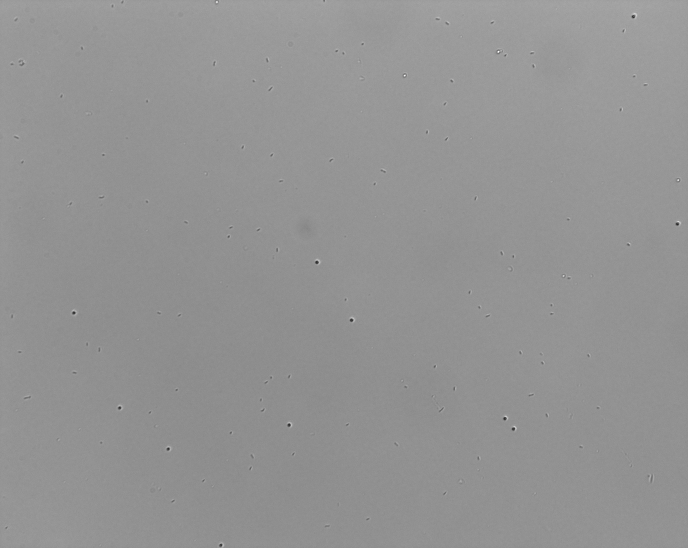
#> input picture data_raw_images/demo_2Dsuspension_25C/images/frame_0012.tif, 1376 x 1096 px (shown at 1/2 size); its folder holds only this picture in this run
$ python imgGen_run_01_extraction_background.py
#> lines starting #> are read from the running program, lines starting #| are printed output that depends on the picture; after the words box and inside, x2 and y2 are one past the last pixel; in counts of white or black regions, pixels touching at a corner belong together
### src/synembtrack/synth/bg/io_utils_bg.py
# src/bg/io_utils_bg.py
from __future__ import annotations
import os
import cv2
import numpy as np
from typing import Optional

def ensure_gray_u8(img: np.ndarray) -> np.ndarray:
    """Convert any image to single-channel uint8 [0..255]."""
    if img.ndim == 3:
        img = cv2.cvtColor(img, cv2.COLOR_BGR2GRAY)
    img = img.astype(np.float32)
    mn, mx = float(np.min(img)), float(np.max(img))
    if mx > 255.0 or mn < 0.0:
        if mx - mn < 1e-6:
            img = np.zeros_like(img, dtype=np.float32)
        else:
            img = (img - mn) * (255.0 / (mx - mn))
    return img.astype(np.uint8)

def imread_any(path: str) -> np.ndarray:
    """Read common image formats or .npy, return gray uint8."""
    if path.lower().endswith(".npy"):
        return ensure_gray_u8(np.load(path))
    img = cv2.imread(path, cv2.IMREAD_UNCHANGED)
#> img is the input picture: shape (1096, 1376); min 29, max 255, mean 147.4
    if img is None:
        raise FileNotFoundError(path)
    return ensure_gray_u8(img)
#> in ensure_gray_u8, `mn, mx = float(np.min(img)), float(np.max(img))`: mn = 29; mx = 255

def imsave_u8(path: str, img_u8: np.ndarray) -> None:
    """Save uint8 image, ensure parent dir exists."""
    os.makedirs(os.path.dirname(path), exist_ok=True)
    cv2.imwrite(path, img_u8)

# [5 lines left out: function load_paired_npy_if_exists, not called in this run]

### src/synembtrack/synth/bg/extractor.py
from __future__ import annotations
import os
from typing import Sequence, Tuple, Optional, List
import numpy as np

from .io_utils_bg import imread_any, imsave_u8, ensure_gray_u8, load_paired_npy_if_exists
from .simple_bg import generate_simple_background
from .remove_cells import remove_cells_background

# [34 lines left out: function replace_patches_with_simple_bg, not called in this run]

def _paired(path: str, suffix: str) -> Optional[np.ndarray]:
    head, _ = os.path.splitext(path)
    cand = f"{head}_{suffix}.npy"
    return np.load(cand) if os.path.exists(cand) else None

def extract_background_for_paths(
    input_paths: Sequence[str],
    method: int,
    out_dir: str,
    # method-1 params
    base_value: float = 128.0,
    noise_std: float  = 3.0,
    blur_ksize: int   = 5,
    blur_sigma: float = 0.0,
    # method-3 params
    threshold_const: int = -4,
    dilate_iter: int     = 4,
    # patch option
    crop_centers: Optional[Sequence[Tuple[int, int]]] = None,
    crop_size: int = 60,
    patch_use_image_median: bool = True,
) -> List[str]:
    os.makedirs(out_dir, exist_ok=True)
    saved: List[str] = []

    for p in input_paths:
        img = imread_any(p)  # uint8 gray
        h, w = img.shape[:2]
#> h = 1096; w = 1376

        if method == 1:
            out = generate_simple_background(
                (h, w), base_value=base_value, noise_std=noise_std,
                blur_ksize=blur_ksize, blur_sigma=blur_sigma
            )

        elif method == 2:
            med = _paired(p, "med_frame")
            std = _paired(p, "std_frame")
            med_u8 = ensure_gray_u8(med) if med is not None else img
            std_f32 = std.astype(np.float32) if std is not None else None
            out = remove_cells_background(
                med_frame_u8=med_u8,
                std_frame_f32=std_f32,
                threshold_const=threshold_const,
                dilate_iter=dilate_iter,
            )

        elif method == 3:
            # z-stack median (not implemented)
            raise NotImplementedError("Method 2 is not implemented yet.")

        else:
            raise ValueError(f"Unknown method: {method}")

        if crop_centers:
            out = replace_patches_with_simple_bg(
                out, centers=crop_centers, size=crop_size,
                use_image_median_for_mean_and_std=patch_use_image_median,
                blur_ksize=blur_ksize, blur_sigma=blur_sigma,
            )

        stem = os.path.splitext(os.path.basename(p))[0]
        out_path = os.path.join(out_dir, f"{stem}_bg_m{method}.png")
        imsave_u8(out_path, out)
        saved.append(out_path)

    return saved

### src/synembtrack/synth/bg/remove_cells.py
# src/bg/remove_stopped.py
from __future__ import annotations
import numpy as np
import cv2
from typing import Optional

def adaptive_threshold_u8(gray_u8: np.ndarray, threshold_const: int = -4) -> np.ndarray:
    """
    Adaptive Gaussian thresholding; returns binary (0/255).
    """
#> called with threshold_const = 4
    blurred = cv2.GaussianBlur(gray_u8, (5, 5), 0)
    block_size = 7
    thr = cv2.adaptiveThreshold(
        blurred, 255, cv2.ADAPTIVE_THRESH_GAUSSIAN_C,
        cv2.THRESH_BINARY, block_size, threshold_const
    )
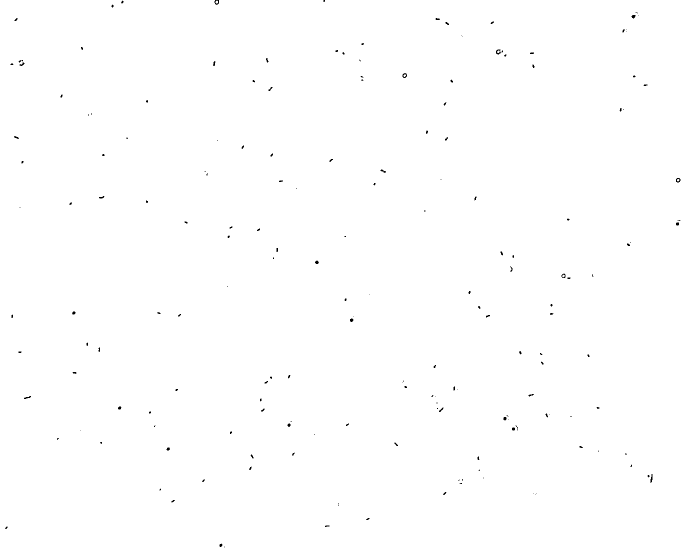
#> thr: shape (1096, 1376) (shown at 1/2 size); 99.8% white; black in thin lines or dots
    return thr

def synth_from_local_median(
    med_frame_u8: np.ndarray,
    std_frame_f32: Optional[np.ndarray] = None,
    sigma_fixed: float = 3.0
) -> np.ndarray:
    """
    Generate Normal(local_median, sigma).
    """
    local_mean = cv2.medianBlur(med_frame_u8, 13).astype(np.float32)
    if std_frame_f32 is not None:
        sigma = max(float(np.mean(std_frame_f32) / 2.0), 1.0)   # conservative lower bound
    else:
        sigma = float(sigma_fixed)                               # prior convention ~3 :contentReference[oaicite:5]{index=5}
    gen = np.random.default_rng().normal(loc=local_mean, scale=sigma).astype(np.float32)
    gen = np.clip(gen, 0, 255).astype(np.uint8)
    return gen

def remove_cells_background(
    med_frame_u8: np.ndarray,
    std_frame_f32: Optional[np.ndarray] = None,
    threshold_const: int = -4,
    dilate_iter: int = 4,
) -> np.ndarray:
    """
    1) adaptive threshold on median frame
    2) dilate mask (3×3, iter=dilate_iter)
    3) paste synthetic texture (Normal(local_median, σ)) over masked area

    """
    thr = adaptive_threshold_u8(med_frame_u8, threshold_const=threshold_const)
    # In prior data, bacteria may appear darker; pick mask polarity by global mean.
    mask = (thr < 10).astype(np.uint8) if np.mean(thr) > 127 else (thr > 245).astype(np.uint8)
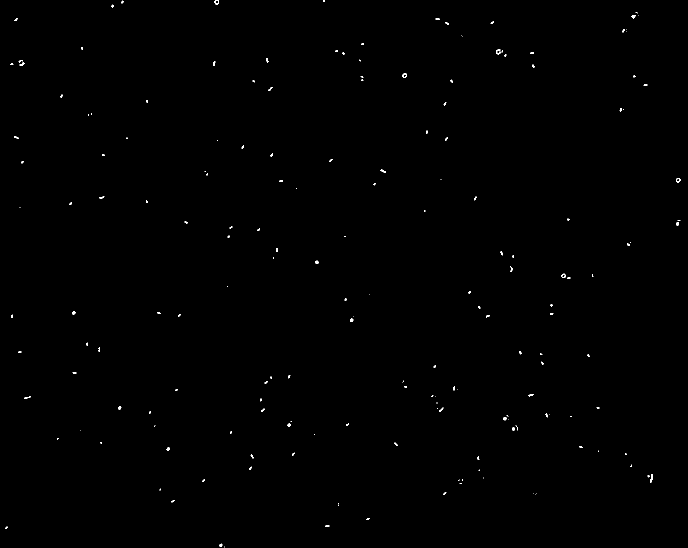
#> mask: shape (1096, 1376) (shown at 1/2 size); values 0 (black) and 1 (white), 0.19% white in thin lines or dots

    kernel = np.ones((3, 3), np.uint8)
    dil = cv2.dilate(mask, kernel, iterations=max(0, dilate_iter))
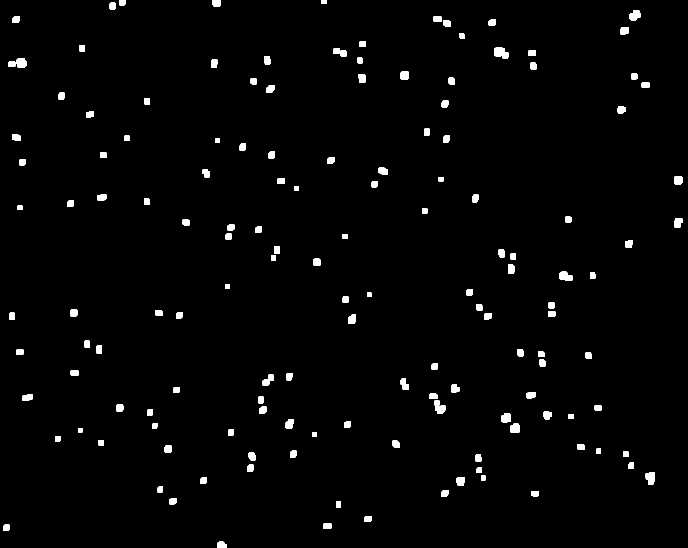
#> dil: shape (1096, 1376) (shown at 1/2 size); values 0 (black) and 1 (white), 1.8% white; 147 white regions, largest, box (x1, y1, x2, y2) and area: (988, 95, 1017, 117) 479, (1119, 543, 1145, 562) 376, (1291, 944, 1309, 970) 374

    gen = synth_from_local_median(med_frame_u8, std_frame_f32)
    out = med_frame_u8.copy()
    out[dil.astype(bool)] = gen[dil.astype(bool)]
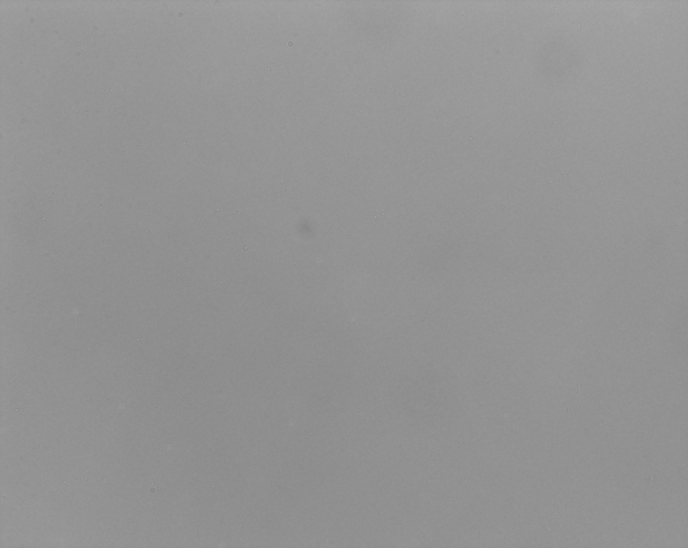
#> out: shape (1096, 1376) (shown at 1/2 size); 1.66% of pixels changed, all inside (x1, y1, x2, y2) = (6, 0, 1365, 1096)
    return out

### src/synembtrack/_paths.py
from pathlib import Path

# Determine the project root (2 levels up from this file: project_root/src/synembtrack/_paths.py)
PROJECT_ROOT = Path(__file__).resolve().parents[2]


##TODO: CLI setting. (with returning default path if NONE)

RAW_DATA_DIR = PROJECT_ROOT / "data_raw_images"
CONFIG_DIR   = PROJECT_ROOT / "configs"
RESULTS_DIR  = PROJECT_ROOT / "projects"

def get_project_root() -> Path:
    """Return the absolute path to the project root directory."""
    return PROJECT_ROOT

def get_raw_data_dir() -> Path:
    """Return the absolute path to the raw_data directory."""
    RAW_DATA_DIR.mkdir(parents=True, exist_ok=True)
    return RAW_DATA_DIR

# [4 lines left out: function get_config_dir, not called in this run]

def get_results_dir() -> Path:
    """Return the absolute path to the results directory."""
    RESULTS_DIR.mkdir(parents=True, exist_ok=True)
    return RESULTS_DIR

### scripts/imgGen_run_01_extraction_background.py
# generate_background.py
# -*- coding: utf-8 -*-

from __future__ import annotations
import os, glob
from typing import List, Tuple, Optional

from synembtrack._paths import get_raw_data_dir, get_results_dir
from synembtrack.synth.bg.extractor import extract_background_for_paths

# =========================
# MANUAL CONFIG (edit here)
# =========================


raw_data_code = "demo_2Dsuspension_25C"   # ← 원하는 실험 코드/폴더 이름
is_obj_brighter = 0

out_bg_code   = "bgSet_0001"


CONFIG = {


    "inputs": [ str(get_raw_data_dir() / raw_data_code / "images/*.tif") ],
    "out_dir": os.path.join(get_results_dir(), raw_data_code, "imgGen", f'generated_{out_bg_code}'),


    "is_obj_brighter": is_obj_brighter,

    # --------
    "method": 2,
    # BG generating methods:
    # 1) simple image
    # 2) remove_cells (default)
    # 3) z-stack median (not implemented)


    # --- method 1 params ---
    "base_value": 128.0,
    "noise_std": 3.0,
    "blur_ksize": 5,
    "blur_sigma": 0.0,

    # --- method 3 params ---
    "threshold_const": 4,
    "dilate_iter": 4,

    # --- 병행 옵션: 일부 위치를 ① 방식으로 대체 ---
    "crop_centers": [  # [(cx, cy), ...]
        # (120, 240),
        # (512, 256),
    ],
    "crop_size": 60,
    "patch_use_image_median": True,  # mean=median(img), std=median(img) 사용
}


def _expand_inputs(patterns: List[str]) -> List[str]:
    paths: List[str] = []
    for pat in patterns:
        expanded = glob.glob(pat)
        if not expanded and os.path.exists(pat):
            expanded = [pat]
        paths.extend(sorted(expanded))
    if not paths:
        raise FileNotFoundError("No inputs matched in CONFIG['inputs']")
    return paths

def main():

    ### config setting
    cfg = CONFIG
    inputs = _expand_inputs(cfg["inputs"])


    ### generate
    extract_background_for_paths(
        input_paths=inputs,
        method=cfg["method"],

        out_dir=cfg["out_dir"],

        base_value=cfg["base_value"],
        noise_std=cfg["noise_std"],
        blur_ksize=cfg["blur_ksize"],
        blur_sigma=cfg["blur_sigma"],


        threshold_const=cfg["threshold_const"]*(-1)**cfg["is_obj_brighter"],
        dilate_iter=cfg["dilate_iter"],

        crop_centers=cfg["crop_centers"] or None,
        crop_size=cfg["crop_size"],
        patch_use_image_median=cfg["patch_use_image_median"],
    )
    print(f"Done. Saved to: {cfg['out_dir']}")


if __name__ == "__main__":
    main()
